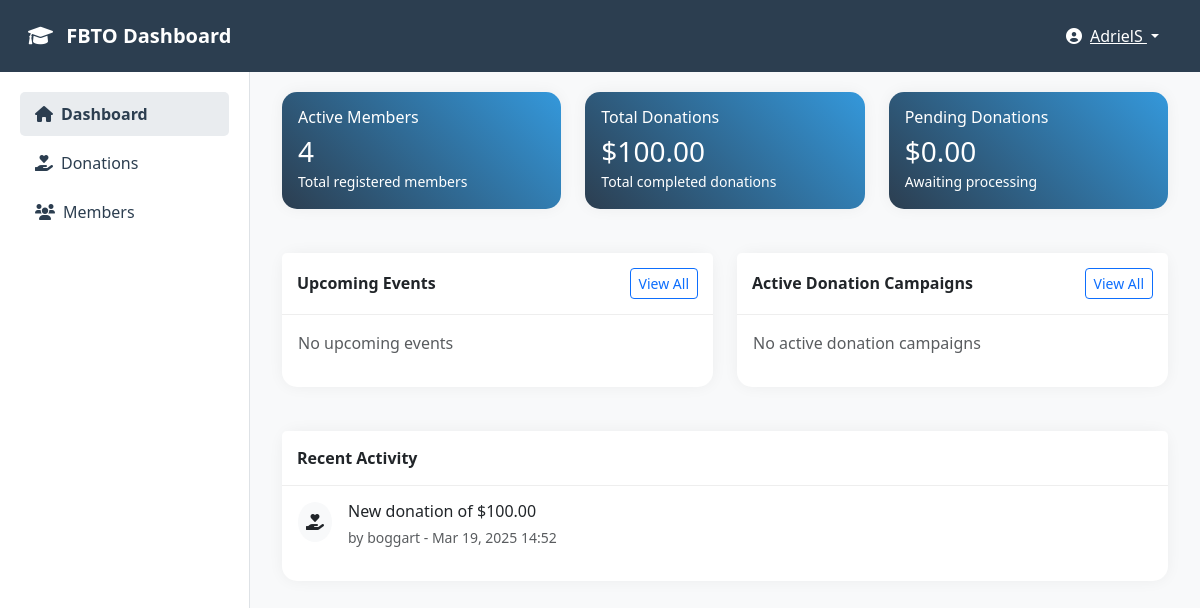
The app's page /admin/dashboard.php (signed in) with its own data.
### tables this page shows
CREATE TABLE `donations` (
  `id` int(11) NOT NULL,
  `campaign_id` int(11) DEFAULT NULL,
  `donor_id` int(11) DEFAULT NULL,
  `amount` decimal(10,2) NOT NULL,
  `donation_date` timestamp NOT NULL DEFAULT current_timestamp(),
  `status` enum('pending','completed','failed') DEFAULT 'pending',
  `transaction_id` varchar(100) DEFAULT NULL
);

CREATE TABLE `users` (
  `ID` int(11) NOT NULL,
  `is_admin` int(1) NOT NULL,
  `username` varchar(50) NOT NULL,
  `firstname` varchar(50) NOT NULL,
  `lastname` varchar(50) NOT NULL,
  `email` varchar(50) NOT NULL,
  `password` varchar(255) NOT NULL,
  `gender` enum('Male','Female','Other') NOT NULL DEFAULT 'Male',
  `birthday` date DEFAULT NULL,
  `profile_picture` varchar(255) DEFAULT 'default.png',
  `is_active` tinyint(1) DEFAULT 1
);

### admin/dashboard.php (the view, shortened to what this page needs)
<?php
require_once "../connect.php";
$username = $_SESSION["username"];
$events_query = "SELECT * FROM events WHERE event_date >= CURDATE() ORDER BY event_date ASC LIMIT 3";
$events_result = $conn->query($events_query);
$campaigns_query = "SELECT * FROM donation_campaigns WHERE end_date >= CURDATE() ORDER BY end_date ASC LIMIT 3";
$campaigns_result = $conn->query($campaigns_query);
$donations_query = "SELECT COALESCE(SUM(amount), 0) as total_donations FROM donations WHERE status = 'completed'";
$donations_result = $conn->query($donations_query);
$total_donations = $donations_result->fetch_assoc()['total_donations'];
$members_query = "SELECT COUNT(*) as total_members FROM users WHERE is_admin = 0";
$members_result = $conn->query($members_query);
$total_members = $members_result->fetch_assoc()['total_members'];
?>
<!DOCTYPE html>
<html lang="en">
<head>
    <link href="https://cdn.jsdelivr.net/npm/bootstrap@5.3.0/dist/css/bootstrap.min.css" rel="stylesheet">
    <link href="https://cdnjs.cloudflare.com/ajax/libs/font-awesome/6.0.0/css/all.min.css" rel="stylesheet">
</head>
<body>
    <nav class="navbar navbar-expand-lg navbar-dark">
        <div class="container-fluid">
            <a class="navbar-brand" href="#">
                <i class="fas fa-graduation-cap me-2"></i>
                FBTO Dashboard
            </a>
            <div class="d-flex align-items-center">
                <div class="dropdown">
                    <button class="btn btn-link text-white dropdown-toggle" type="button" id="userDropdown" data-bs-toggle="dropdown">
                        <i class="fas fa-user-circle me-2"></i><?php echo htmlspecialchars($username); ?>
                    </button>
                </div>
            </div>
        </div>
    </nav>
    <div class="sidebar">
        <div class="nav flex-column">
            <a href="dashboard.php" class="nav-link active">
                <i class="fas fa-home me-2"></i>Dashboard
            </a>
            <a href="donations.php" class="nav-link">
                <i class="fas fa-hand-holding-heart me-2"></i>Donations
            </a>
            <a href="members.php" class="nav-link">
                <i class="fas fa-users me-2"></i>Members
            </a>
        </div>
    </div>
    <div class="main-content">
        <div class="container-fluid">
            <div class="row mb-4">
                <div class="col-md-4">
                    <div class="card stat-card">
                        <div class="card-body">
                            <h6 class="card-title">Active Members</h6>
                            <h3 class="mb-0"><?php echo $total_members; ?></h3>
                            <small>Total registered members</small>
                        </div>
                    </div>
                </div>
                <div class="col-md-4">
                    <div class="card stat-card">
                        <div class="card-body">
                            <h6 class="card-title">Total Donations</h6>
                            <h3 class="mb-0">$<?php echo number_format($total_donations, 2); ?></h3>
                            <small>Total completed donations</small>
                        </div>
                    </div>
                </div>
                <div class="col-md-4">
                    <div class="card stat-card">
                        <div class="card-body">
                            <h6 class="card-title">Pending Donations</h6>
                            <h3 class="mb-0">$<?php
                                $pending_query = "SELECT COALESCE(SUM(amount), 0) as pending_donations FROM donations WHERE status = 'pending'";
                                $pending_result = $conn->query($pending_query);
                                echo number_format($pending_result->fetch_assoc()['pending_donations'], 2);
                            ?></h3>
                            <small>Awaiting processing</small>
                        </div>
                    </div>
                </div>
            </div>
            <div class="row">
                <div class="col-md-6">
                    <div class="card">
                        <div class="card-header d-flex justify-content-between align-items-center">
                            <span>Upcoming Events</span>
                            <a href="events.php" class="btn btn-sm btn-outline-primary">View All</a>
                        </div>
                        <div class="card-body">
                            <?php if ($events_result && $events_result->num_rows > 0): ?>
                                <?php while($event = $events_result->fetch_assoc()): ?>
                                    <div class="d-flex align-items-center mb-3">
                                        <div class="event-date me-3">
                                            <div class="fw-bold"><?php echo date('M', strtotime($event['event_date'])); ?></div>
                                            <div class="h4 mb-0"><?php echo date('d', strtotime($event['event_date'])); ?></div>
                                        </div>
                                        <div>
                                            <h6 class="mb-1"><?php echo htmlspecialchars($event['title']); ?></h6>
                                            <small class="text-muted">
                                                <i class="fas fa-map-marker-alt me-1"></i>
                                                <?php echo htmlspecialchars($event['location']); ?>
                                            </small>
                                        </div>
                                    </div>
                                <?php endwhile; ?>
                            <?php else: ?>
                                <p class="text-muted">No upcoming events</p>
                            <?php endif; ?>
                        </div>
                    </div>
                </div>
                <div class="col-md-6">
                    <div class="card">
                        <div class="card-header d-flex justify-content-between align-items-center">
                            <span>Active Donation Campaigns</span>
                            <a href="donations.php" class="btn btn-sm btn-outline-primary">View All</a>
                        </div>
                        <div class="card-body">
                            <?php if ($campaigns_result && $campaigns_result->num_rows > 0): ?>
                                <?php while($campaign = $campaigns_result->fetch_assoc()): ?>
                                    <div class="mb-4">
                                        <div class="d-flex justify-content-between align-items-center mb-2">
                                            <h6 class="mb-0"><?php echo htmlspecialchars($campaign['title']); ?></h6>
                                            <span class="badge bg-success">Active</span>
                                        </div>
                                        <div class="progress mb-2">
                                            <?php
                                            $percentage = ($campaign['current_amount'] / $campaign['goal_amount']) * 100;
                                            ?>
                                            <div class="progress-bar" role="progressbar" style="width: <?php echo $percentage; ?>%"></div>
                                        </div>
                                        <div class="d-flex justify-content-between">
                                            <small class="text-muted">Raised: $<?php echo number_format($campaign['current_amount']); ?></small>
                                            <small class="text-muted">Goal: $<?php echo number_format($campaign['goal_amount']); ?></small>
                                        </div>
                                    </div>
                                <?php endwhile; ?>
                            <?php else: ?>
                                <p class="text-muted">No active donation campaigns</p>
                            <?php endif; ?>
                        </div>
                    </div>
                </div>
            </div>
            <div class="row mt-4">
                <div class="col-12">
                    <div class="card">
                        <div class="card-header">
                            Recent Activity
                        </div>
                        <div class="card-body">
                            <div class="timeline">
                                <?php
                                $recent_donations_query = "SELECT d.*, u.username
                                                         FROM donations d
                                                         LEFT JOIN users u ON d.donor_id = u.id
                                                         ORDER BY d.donation_date DESC LIMIT 5";
                                $recent_donations = $conn->query($recent_donations_query);
                                while($donation = $recent_donations->fetch_assoc()):
                                ?>
                                <div class="d-flex mb-3">
                                    <div class="flex-shrink-0">
                                        <div class="bg-light rounded-circle p-2">
                                            <i class="fas fa-hand-holding-heart"></i>
                                        </div>
                                    </div>
                                    <div class="ms-3">
                                        <h6 class="mb-1">New donation of $<?php echo number_format($donation['amount'], 2); ?></h6>
                                        <small class="text-muted">
                                            <?php echo $donation['username'] ? 'by ' . htmlspecialchars($donation['username']) : 'Anonymous'; ?> -
                                            <?php echo date('M d, Y H:i', strtotime($donation['donation_date'])); ?>
                                        </small>
                                    </div>
                                </div>
                                <?php endwhile; ?>
                            </div>
                        </div>
                    </div>
                </div>
            </div>
        </div>
    </div>
</body>
</html>

### admin/dashboard.php (style rules this page uses)
body { background-color: #f8f9fa; font-family: 'Segoe UI', Tahoma, Geneva, Verdana, sans-serif; }
.navbar { background-color: #2c3e50; padding: 1rem; }
.navbar-brand { font-weight: 600; color: white !important; }
.sidebar { background: white; border-right: 1px solid #dee2e6; height: calc(100vh - 56px); position: fixed; padding: 20px; width: 250px; }
.main-content { margin-left: 250px; padding: 20px; }
.card { border: none; border-radius: 15px; box-shadow: 0 0 15px rgba(0,0,0,0.05); margin-bottom: 20px; }
.card-header { background-color: white; border-bottom: 1px solid #eee; font-weight: 600; padding: 15px; }
.stat-card { background: linear-gradient(45deg, #2c3e50, #3498db); color: white; }
.nav-link { color: #2c3e50; padding: 10px 15px; border-radius: 5px; margin-bottom: 5px; }
.nav-link.active { background-color: #e9ecef; color: #2c3e50; font-weight: 600; }

### records on screen
donations: amount "100.00", donor.username "boggart", donation_date "Mar 19, 2025 14:52"

### other values on screen
$username "AdrielS"
$total_members "4"
$total_donations "100.00"
$pending_result->fetch_assoc()['pending_donations'] "0.00"
